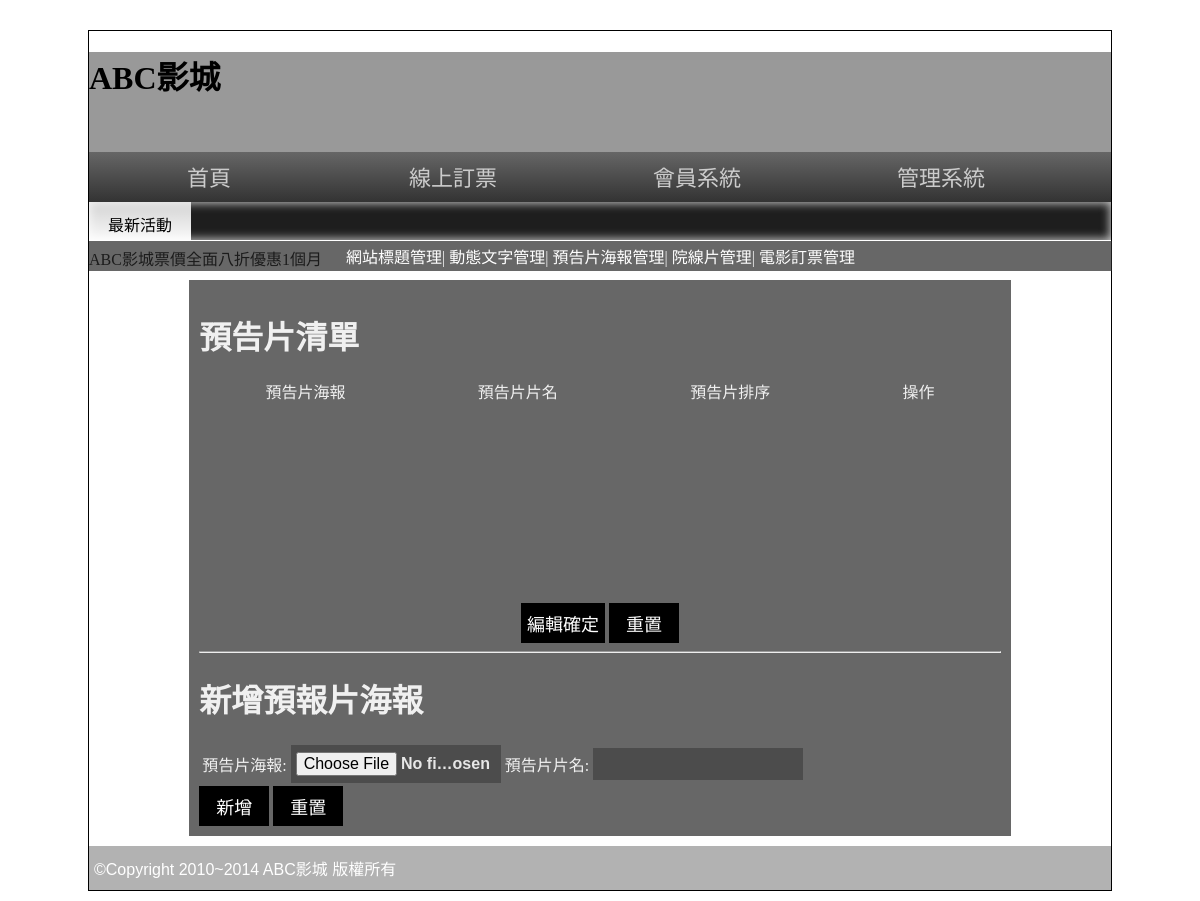
The app's page /back.php?do=poster (signed in), older data.
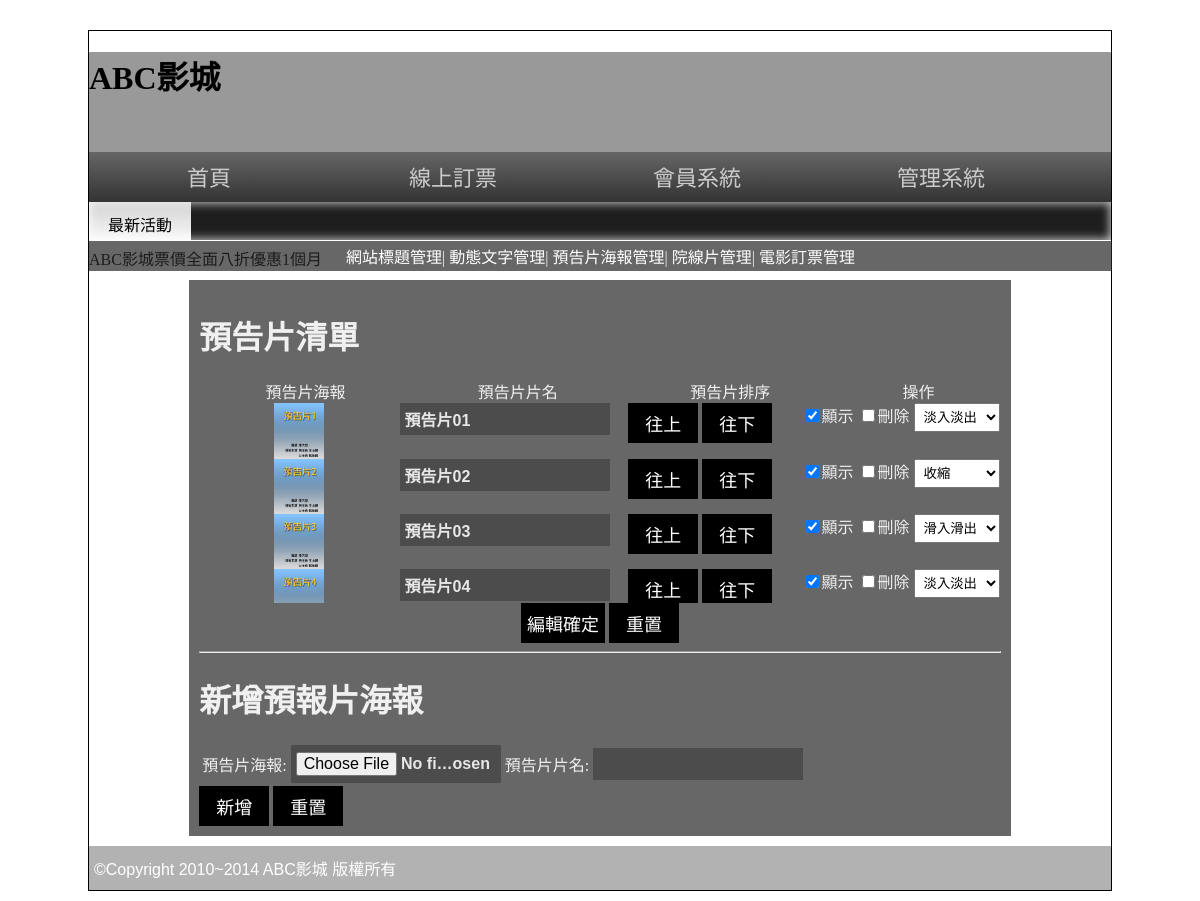
The same page, newer data.
### tables this page shows
CREATE TABLE `poster` (
  `id` int(10) UNSIGNED NOT NULL,
  `img` text NOT NULL,
  `name` text NOT NULL,
  `rank` int(5) NOT NULL,
  `ani` int(1) NOT NULL DEFAULT 1,
  `sh` int(1) NOT NULL DEFAULT 1
);

### api/db.php (called while the page is built, shortened)
<?php
class DB
{
    protected $dsn = "mysql:host=localhost;charset=utf8;dbname=web03-2";
    protected $pdo;
    protected $table;
    public function __construct($table)
    {
        $this->table = $table;
        $this->pdo = new PDO($this->dsn, 'root', '');
    }
    private function sql_all($sql, $array, $other)
    {
        if (isset($this->table) && !empty($this->table)) {
            if (is_array($array)) {
                if (!empty($array)) {
                    $tmp = $this->a2s($array);
                    $sql .= " where " . join(" && ", $tmp);
                }
            } else {
                $sql .= " $array ";
            }
            return $sql .= $other;
        } else {
            echo "x table";
        }
    }
    function all($where = '', $other = '')
    {
        $sql = "select * from `$this->table` ";
        $sql = $this->sql_all($sql, $where, $other);
        return $this->pdo->query($sql)->fetchAll(PDO::FETCH_ASSOC);
    }
}
$Poster=new DB('poster');

### back/poster.php (the view, shortened to what this page needs)
<h1>預告片清單</h1>
<div style="display: flex;justify-content:space-around;">
    <div>預告片海報</div>
    <div>預告片片名</div>
    <div>預告片排序</div>
    <div>操作</div>
</div>
<form action="./api/save_poster.php" method="post">
    <div style="height:200px;overflow:auto">
        <?php
        $rows = $Poster->all(" order by rank");
        foreach ($rows as $idx=>$row) {
        ?>
        <div class="item" style="display: flex;text-align: center;">
            <div><img src="./img/<?=$row['img'];?>" style="width:50px;heigth:50px;"></div>
            <div><input type="text" name="name[]" value="<?=$row['name'];?>"></div>
            <div>
               <input class="btn" type="button" value="往上" data-id="<?=$row['id'];?>" data-sw="<?=($idx!==0)?$rows[$idx-1]['id']:$row['id'];?>">
               <input class="btn" type="button" value="往下" data-id="<?=$row['id'];?>" data-sw="<?=((count($rows)-1)!=$idx)?$rows[$idx+1]['id']:$row['id'];?>">
            </div>
            <div>
                <input type="checkbox" name="sh[]" value="<?=$row['id'];?>"<?=($row['sh']==1)?'checked':'';?>>顯示
                <input type="checkbox" name="del[]" value="<?=$row['id'];?>">刪除
                <select name="ani[]" id="">
                    <option value="1"<?=($row['ani']==1)?'selected':'';?>>淡入淡出</option>
                    <option value="2"<?=($row['ani']==2)?'selected':'';?>>收縮</option>
                    <option value="3"<?=($row['ani']==3)?'selected':'';?>>滑入滑出</option>
                </select>
            </div>
        </div>
        <?php
        }
        ?>
    </div>
    <div class="ct">
        <input type="submit" value="編輯確定">
        <input type="reset" value="重置">
    </div>
</form>
<hr>
<h1>新增預報片海報</h1>
<form action="./api/save_poster.php" method="post" enctype="multipart/form-data">
    <table>
        <tr>
            <td>預告片海報:</td>
            <td><input type="file" name="img" id=""></td>
            <td>預告片片名:</td>
            <td><input type="text" name="name" id=""></td>
        </tr>
    </table>
    <div>
        <input type="submit" value="新增">
        <input type="reset" value="重置">
    </div>
</form>

Row changes from the older to the newer data that the page shows:
added poster: img (picture), name "預告片01", sh "☑", ani "淡入淡出"
added poster: img (picture), name "預告片02", sh "☑", ani "收縮"
added poster: img (picture), name "預告片03", sh "☑", ani "滑入滑出"
added poster: img (picture), name "預告片04", sh "☑", ani "淡入淡出"
